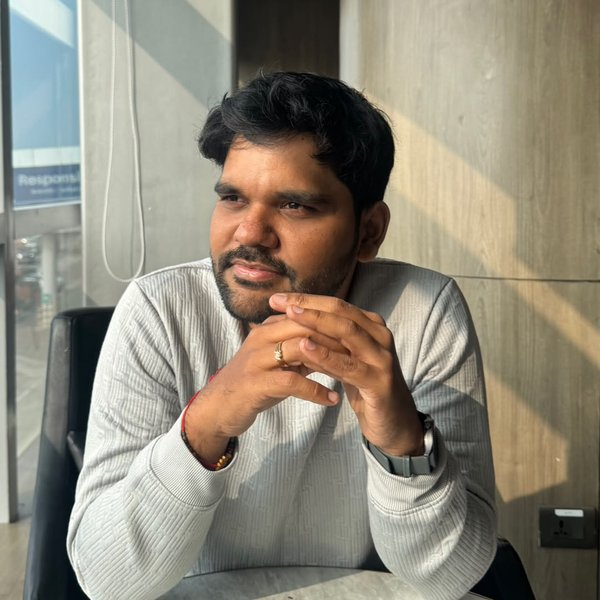
#> input picture assets/images/profile.jpg, 600 x 600 px
$ python prepare_profile_image.py --src ../assets/images/profile.jpg
#> lines starting #> are read from the running program, lines starting #| are printed output that depends on the picture
#!/usr/bin/env python3
"""Derive the web image assets from the source portrait in ../tex.

The source is 4:5 (1080x1280), so a square crop keeps the full width and only the
vertical anchor moves. Three anchors were rendered as previews and B was chosen,
as it frames the head best of the three:

    A  --offset 0    face sits at ~60% height (tight, low)
    B  --offset 100  face sits at ~51% height (centred, default)
    C  --offset 200  face sits at ~42% height (most headroom)

Nothing is ever upscaled: the crop is full-width, and both outputs are
downsampled from it.

Usage:
    python3 tools/prepare_profile_image.py              # default anchor B
    python3 tools/prepare_profile_image.py --offset 200 # more headroom
    python3 tools/prepare_profile_image.py --src /path/to/photo.jpg
"""

import argparse
import os

from PIL import Image

HERE = os.path.dirname(os.path.abspath(__file__))
ROOT = os.path.dirname(HERE)

DEFAULT_SRC = os.path.join(ROOT, "..", "tex", "Tharun_image.jpeg")
OUT_PROFILE = os.path.join(ROOT, "assets", "images", "profile.jpg")
OUT_ICON = os.path.join(ROOT, "assets", "images", "apple-touch-icon.png")

# 600px is already ~1.3x oversampled for a 150px avatar on a 3x display, so a
# larger master would only add weight to every page load.
PROFILE_SIZE = 600
ICON_SIZE = 180
JPEG_QUALITY = 85
DEFAULT_OFFSET = 100


def square_crop(img, offset):
    """Full-width square crop, `offset` px from the top of the source."""
    width, height = img.size
    side = min(width, height)
    left = (width - side) // 2
    top = max(0, min(height - side, offset))
    return img.crop((left, top, left + side, top + side))


def main():
    parser = argparse.ArgumentParser(description=__doc__)
    parser.add_argument("--src", default=DEFAULT_SRC, help="source portrait")
    parser.add_argument(
        "--offset",
        type=int,
        default=DEFAULT_OFFSET,
        help="square crop offset from the top, in source pixels",
    )
    args = parser.parse_args()

    source = Image.open(args.src).convert("RGB")
#> source is the input picture: PIL image 600x600 RGB; mean R, G, B 142.7, 136.3, 121.5
    side = min(source.size)
#> side = 600
    print(f"source  {os.path.relpath(args.src, ROOT)}  {source.size[0]}x{source.size[1]}")
#| source  assets/images/profile.jpg  600x600
    print(f"crop    {side}x{side} at offset {args.offset}px from top")
#| crop    600x600 at offset 100px from top

    crop = square_crop(source, args.offset)
    os.makedirs(os.path.dirname(OUT_PROFILE), exist_ok=True)

    # Hero avatar and the source for the social card. Progressive + optimised so
    # it paints sensibly on slow connections.
    crop.resize((PROFILE_SIZE, PROFILE_SIZE), Image.LANCZOS).save(
        OUT_PROFILE, "JPEG", quality=JPEG_QUALITY, optimize=True, progressive=True
    )

    # iOS applies its own squircle mask to apple-touch-icon, so this has to stay
    # full-bleed: no alpha, no pre-rounded corners, no transparent padding.
    crop.resize((ICON_SIZE, ICON_SIZE), Image.LANCZOS).save(OUT_ICON, "PNG", optimize=True)
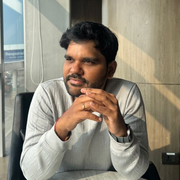
#> saved as apple-touch-icon.png: PIL image 180x180 RGB; mean R, G, B 142.7, 136.2, 121.5

    for path in (OUT_PROFILE, OUT_ICON):
        with Image.open(path) as out:
            dims = f"{out.size[0]}x{out.size[1]}"
#> dims = '600x600'
        size_kb = os.path.getsize(path) / 1024
        print(f"wrote   {os.path.relpath(path, ROOT)}  {dims}  {size_kb:.1f} KB")
#| wrote   assets/images/profile.jpg  600x600  61.0 KB


if __name__ == "__main__":
    main()
